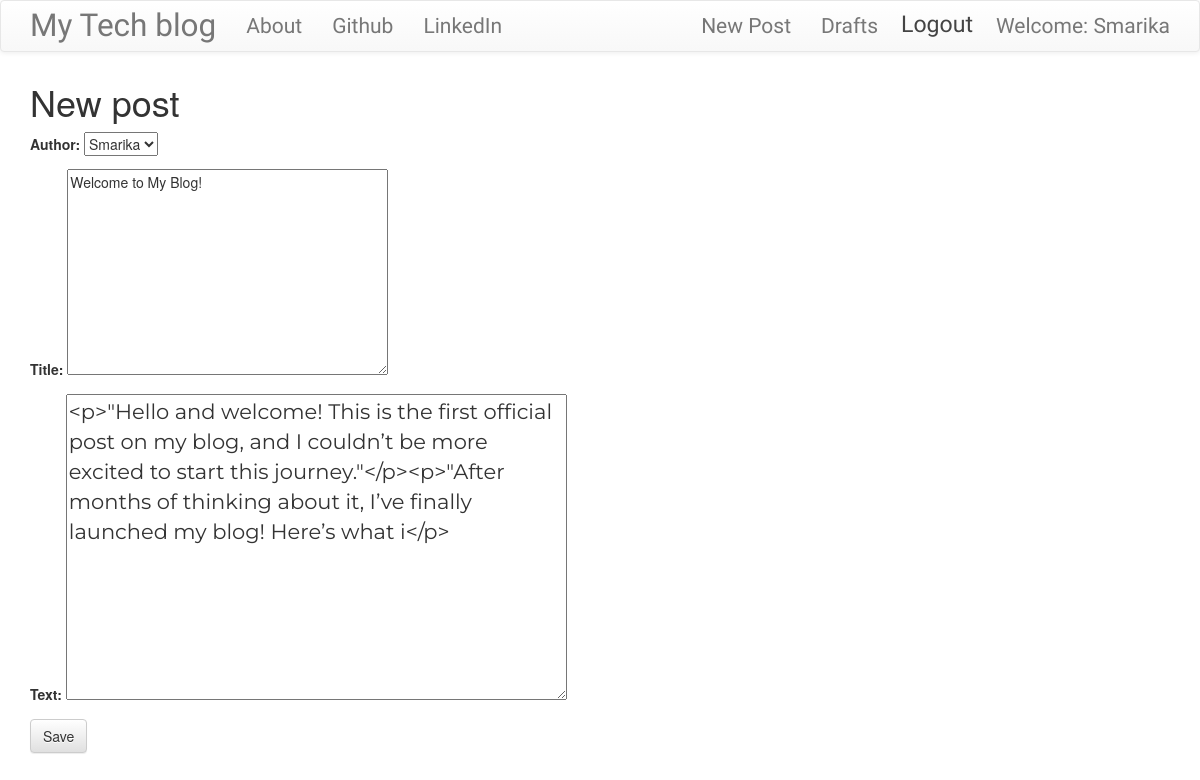
Screenshot of /post/1/edit/ (signed in) with the database file from the repository.
### blog/models.py (models this page shows, shortened)
class Post(models.Model):
    author = models.ForeignKey('auth.User',on_delete=models.CASCADE)
    title = models.CharField(max_length=200)
    text = models.TextField()
    created_date = models.DateTimeField(default=timezone.now())
    published_date = models.DateTimeField(blank=True, null=True)

### blog/views.py (the view)
# urls.py: path('post/<int:pk>/edit/', views.PostUpdateView.as_view(), name='post_edit'),  # URL for editing a post
class PostUpdateView(LoginRequiredMixin,UpdateView):
    login_url = '/login/'
    redirect_field_name = 'blog/post_detail.html'
    form_class = PostForm
    model = Post

### blog/forms.py
class PostForm(forms.ModelForm): # Form for creating and editing posts
    class Meta:
        model = Post
        fields = ('author','title', 'text')
        widgets = {
            'title': forms.Textarea(attrs={'class':'textinputclass'}),
            'text': forms.Textarea(attrs={'class':'editable medium-editor-textarea postcontent'}),
        }

### blog/templates/blog/post_form.html (shortened to what this page needs)
{% extends 'blog/base.html' %} {% block content %}
<h1>New post</h1>
<form method="POST" class="post-form">
  {% csrf_token %} {{form.as_p}}
  <button type="submit" class="save btn btn-default">Save</button>
</form>
{% endblock %}

### blog/templates/blog/base.html (shortened to what this page needs)
<!DOCTYPE html>
{% load static %}
<html>
    <head>
        <link rel="stylesheet" href="https://maxcdn.bootstrapcdn.com/bootstrap/3.3.7/css/bootstrap.min.css">
        <link rel="stylesheet" href="https://maxcdn.bootstrapcdn.com/bootstrap/3.3.7/css/bootstrap-theme.min.css">
        <link rel="stylesheet" href="//cdn.jsdelivr.net/medium-editor/latest/css/medium-editor.min.css" type="text/css" media="screen" charset="utf-8">
        <link rel="stylesheet" href="{% static 'css/blog.css' %}">
<body class='loader'>
  <nav class="navbar navbar-default techfont custom-navbar">
    <div class="container">
      <ul class="nav navbar-nav">
        <li><a class='navbar-brand bigbrand' href="{% url 'post_list' %}">My Tech blog</a></li>
        <li><a href="{% url 'about'%}">About</a></li>
        <li><a href="https://www.github.com">Github</a></li>
        <li><a href="https://www.linkedin.com">LinkedIn</a></li>
      </ul>
      <ul class="nav navbar-nav navbar-right">
        {% if user.is_authenticated %}
        <li>
          <a href="{% url 'post_new' %}" >New Post</a>
        </li>
        <li>
          <a href="{% url 'post_draft_list' %}">Drafts</a>
        </li>
        <li>
        <form method="POST" action="{% url 'logout' %}">
          <button type="submit">Logout</button>
      </form>
    </li>
        <li>
          <a >Welcome: {{ user.username }}</a>
        </li>
          {% else %}
          <li><a class='nav navbar-right' href="{% url 'login' %}" ><span class="glyphicon glyphicon-user"></span></a></li>
        {% endif %}
      </ul>
  </div>
</nav>
        <div class="content container">
            <div class="row">
                <div class="col-md-8">
                  <div class="blog_posts">
                    {% block content %}
                    {% endblock %}
                  </div>
                </div>
            </div>
        </div>
</body>
</html>

### blog/static/css/blog.css (style rules this page uses)
.techfont { font-family: 'Russo One', sans-serif; font-size: 1.5em; margin-bottom: 10px; }
.navbar-nav.navbar-right li form { display: inline-block; margin-top: 3px; }
.navbar-nav.navbar-right li form button { padding: 8px 8px; line-height: 1.1; background: transparent; border: none; color: rgb(68, 68, 68); font-size: 1.1em; }
.postcontent { font-family: 'Montserrat'; font-size: 1.5em; }
.bigbrand { font-size: 1.5em; }
.loader { filter:hue-rotate(0deg); color: linear-gradient(45deg,#0f8,#08f); animation:hue 5000ms infinite linear; }

### rows the page displays
Post: author "Smarika", title "Welcome to My Blog!", text "<p>\"Hello and welcome! This is the first official post on my blog, and I couldn’t be more excited to start this journey.\"</p><p>\"After months of thinking about it, I’ve finally launched my blog! Here’s what i</p>"

### other values shown
{{ user.username }} "Smarika"
